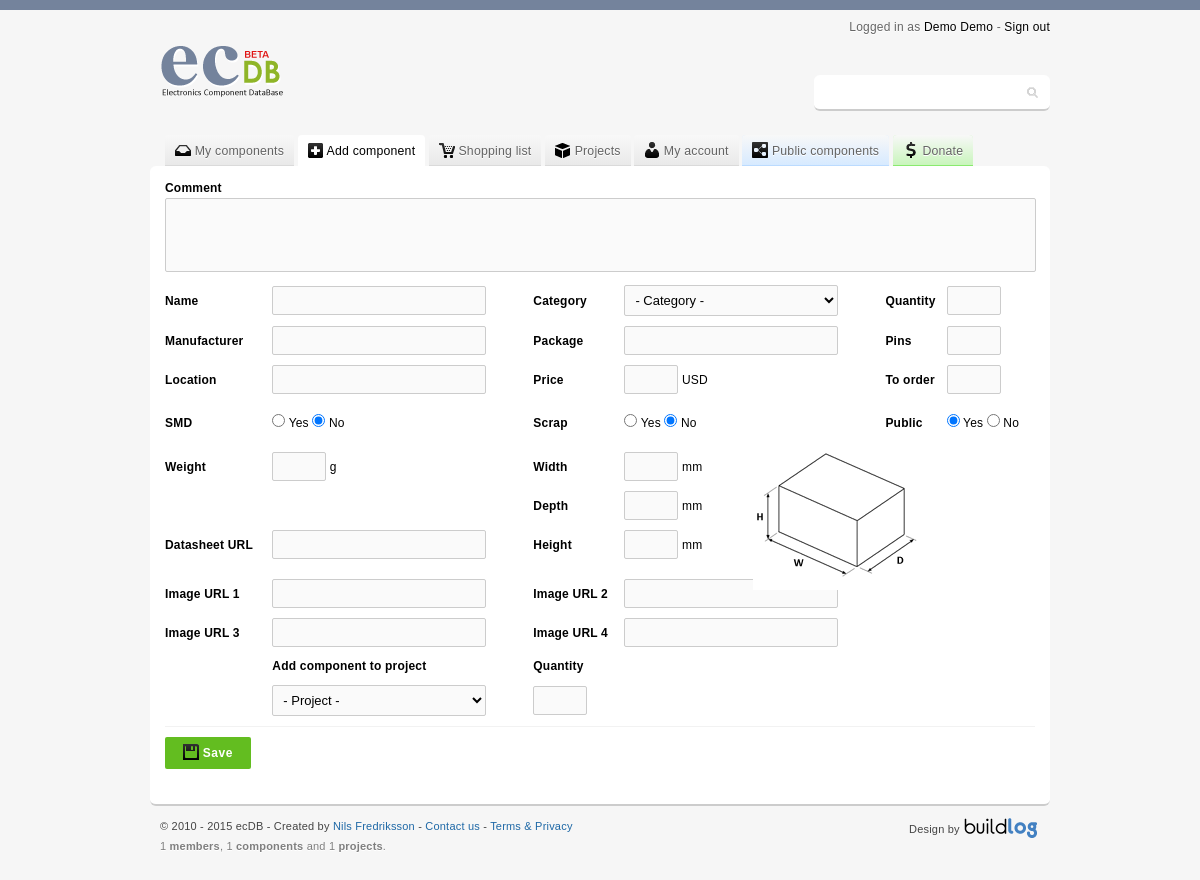
Screenshot of /add.php (signed in) with the database file from the repository.
### tables this page shows
CREATE TABLE IF NOT EXISTS `members` (
  `member_id` int(11) NOT NULL AUTO_INCREMENT,
  `firstname` varchar(32) NOT NULL,
  `lastname` varchar(32) NOT NULL,
  `login` varchar(32) NOT NULL,
  `mail` varchar(32) NOT NULL,
  `passwd` varchar(32) NOT NULL,
  `admin` int(11) NOT NULL DEFAULT '0',
  `measurement` int(11) NOT NULL DEFAULT '1',
  `currency` varchar(3) NOT NULL DEFAULT 'USD',
  `reg_date` timestamp NOT NULL DEFAULT CURRENT_TIMESTAMP,
  PRIMARY KEY (`member_id`)
);

### include/include_component_add_category_menu.php (the view, shortened to what this page needs)
<?php
class AddMenuCat {
	public function MenuCat() {
		echo '<option class="main_category" value="">';
		echo ' - Category - ';
		echo '</option>';
	}
}
?>

### add.php (shortened to what this page needs)
<?php
	$owner 	= 	$_SESSION['SESS_MEMBER_ID'];
	$GetPersonal = mysql_query("SELECT currency, measurement FROM members WHERE member_id = ".$owner."");
	$personal = mysql_fetch_assoc($GetPersonal);
?>
<!DOCTYPE HTML>
<html>
	<head>
		<link rel="stylesheet" type="text/css" href="include/style.css" media="screen"/>
		<link rel="stylesheet" type="text/css" href="include/autocomplete/jquery.autocomplete.css" />
		</head>
	<body  onLoad="document.forms.add.name.focus()">
		<div id="wrapper">
				<?php include 'include/header.php'; ?>
				<?php include 'include/menu.php'; ?>
			<div id="content">
				<form class="globalForms noPadding" action="" method="post" id="add">
					<div class="textBoxInput">
						<label class="keyWord boldText">Comment</label>
						<div class="text">
							<textarea name="comment" rows="4"><?php if(isset($_POST['submit'])) { echo $_POST['comment']; } ?></textarea>
						</div>
					</div>
					<table class="globalTables leftAlign noHover" cellpadding="0" cellspacing="0">
						<tbody>
							<tr>
								<td class="boldText">
									Name
								</td>
								<td>
									<input name="name" id="name" type="text" class="medium" value="<?php if(isset($_POST['submit'])) { echo $_POST['name']; } ?>" autofocus tabindex="0"/>
								</td>
								<td class="boldText">
									Category
								</td>
								<td>
									<select name="category">
										<?php
											include('include/include_component_add_category_menu.php');
											$MenuCat = new AddMenuCat;
											$MenuCat->MenuCat();
										?>
									</select>
								</td>
								<td class="boldText">
									Quantity
								</td>
								<td>
									<input name="quantity" type="text" class="small" value="<?php if(isset($_POST['submit'])) { echo $_POST['quantity']; } ?>" />
								</td>
							</tr>
							<tr>
								<td class="boldText">
									Manufacturer
								</td>
								<td>
									<input name="manufacturer" id="manufacturer" class="medium" type="text" value="<?php if(isset($_POST['submit'])) { echo $_POST['manufacturer']; } ?>" />
								</td>
								<td class="boldText">
									Package
								</td>
								<td>
									<input name="package" id="package" class="medium" type="text" class="small" value="<?php if(isset($_POST['submit'])) { echo $_POST['package']; } ?>" />
								</td>
								<td class="boldText">
									Pins
								</td>
								<td>
									<input name="pins" type="text" class="small" value="<?php if(isset($_POST['submit'])) { echo $_POST['pins']; } ?>" />
								</td>
							</tr>
							<tr>
								<td class="boldText">
									Location
								</td>
								<td>
									<input name="location" id="location" class="medium" type="text" value="<?php if(isset($_POST['submit'])) { echo $_POST['location']; } ?>" />
								</td>
								<td class="boldText">
									Price
								</td>
								<td>
									<input name="price" type="text" class="small" value="<?php if(isset($_POST['submit'])) { echo $_POST['price']; } ?>" /> <?php echo $personal['currency']; ?>
								</td>
								<td class="boldText">
									To order
								</td>
								<td>
									<input name="orderquant" type="text" class="small" value="<?php if(isset($_POST['submit'])) { echo $_POST['orderquant']; } ?>" />
								</td>
							</tr>
							<tr>
								<td></td>
								<td></td>
								<td></td>
								<td></td>
								<td></td>
								<td></td>
							</tr>
							<tr>
								<td class="boldText">
									SMD
								</td>
								<td>
									<?php
										if(isset($_POST['submit']) && $_POST['smd'] == 'Yes'){
											echo '<input type="radio" name="smd" value="Yes" checked="checked" /> Yes ';
											echo '<input type="radio" name="smd" value="No" /> No';
										}
										else{
											echo '<input type="radio" name="smd" value="Yes" /> Yes ';
											echo '<input type="radio" name="smd" value="No" checked="checked" /> No';
										}
									?>
								</td>
								<td class="boldText">
									Scrap
								</td>
								<td>
									<?php
										if(isset($_POST['submit']) && $_POST['scrap'] == 'Yes'){
											echo '<input type="radio" name="scrap" value="Yes" checked="checked" /> Yes ';
											echo '<input type="radio" name="scrap" value="No" /> No';
										}
										else{
											echo '<input type="radio" name="scrap" value="Yes" /> Yes ';
											echo '<input type="radio" name="scrap" value="No" checked="checked" /> No';
										}
									?>
								</td>
								<td class="boldText">
									Public
								</td>
								<td>
									<?php
										if(isset($_POST['submit']) && $_POST['public'] == 'No'){
											echo '<input type="radio" name="public" value="Yes" /> Yes ';
											echo '<input type="radio" name="public" value="No" checked="checked"  /> No';
										}
										else{
											echo '<input type="radio" name="public" value="Yes" checked="checked" /> Yes ';
											echo '<input type="radio" name="public" value="No" /> No';
										}
									?>
								</td>
							</tr>
							<tr>
								<td></td>
								<td></td>
								<td></td>
								<td></td>
								<td></td>
								<td></td>
							</tr>
							<tr>
								<td class="boldText">
									Weight
								</td>
								<td>
									<input name="weight" type="text" class="small" value="<?php if(isset($_POST['submit'])) { echo $_POST['weight']; } ?>" /> <?php if($personal['measurement'] == 1){echo 'g';} else {echo 'g'; } ?>
								</td>
								<td class="boldText">
									Width
								</td>
								<td>
									<input name="width" type="text" class="small" value="<?php if(isset($_POST['submit'])) { echo $_POST['width']; } ?>" /> <?php if($personal['measurement'] == 1){echo 'mm';} else {echo 'in'; } ?>
								</td>
								<td></td>
								<td></td>
							</tr>
							<tr>
								<td></td>
								<td></td>
								<td class="boldText">
									Depth
								</td>
								<td>
									<input name="depth" type="text" class="small" value="<?php if(isset($_POST['submit'])) { echo $_POST['depth']; } ?>" /> <?php if($personal['measurement'] == 1){echo 'mm';} else {echo 'in'; } ?>
								</td>
								<td><img class="packageImage" border="0" src="img/boxSize.png"/></td>
								<td></td>
							</tr>
							<tr>
								<td class="boldText">
									Datasheet URL
								</td>
								<td>
									<input name="datasheet" type="text" class="medium" value="<?php if(isset($_POST['submit'])) { echo $_POST['datasheet']; } ?>" />
								</td>
								<td class="boldText">
									Height
								</td>
								<td>
									<input name="height" type="text" class="small" value="<?php if(isset($_POST['submit'])) { echo $_POST['height']; } ?>" /> <?php if($personal['measurement'] == 1){echo 'mm';} else {echo 'in'; } ?>
								</td>
								<td></td>
								<td></td>
							</tr>
							<tr>
								<td></td>
								<td></td>
								<td></td>
								<td></td>
								<td></td>
								<td></td>
							</tr>
							<tr>
								<td class="boldText">
									Image URL 1
								</td>
								<td>
									<input name="url1" type="text" class="medium" value="<?php if(isset($_POST['submit'])) { echo $_POST['url1']; } ?>" />
								</td>
								<td class="boldText">
									Image URL 2
								</td>
								<td>
									<input name="url2" type="text" class="medium" value="<?php if(isset($_POST['submit'])) { echo $_POST['url2']; } ?>"  />
								</td>
								<td>
								</td>
								<td>
								</td>
							</tr>
							<tr>
								<td class="boldText">
									Image URL 3
								</td>
								<td>
									<input name="url3" type="text" class="medium" value="<?php if(isset($_POST['submit'])) { echo $_POST['url3']; } ?>" />
								</td>
								<td class="boldText">
									Image URL 4
								</td>
								<td>
									<input name="url4" type="text" class="medium" value="<?php if(isset($_POST['submit'])) { echo $_POST['url4']; } ?>" />
								</td>
								<td>
								</td>
								<td>
								</td>
							</tr>
							<tr>
								<td></td>
								<td  class="boldText">
									Add component to project
								</td>
								<td  class="boldText">
									Quantity
								</td>
								<td></td>
								<td></td>
								<td></td>
							</tr>
							<tr>
								<td></td>
								<td>
									<select name="project">
										<?php
											include('include/include_component_add_project.php');
										?>
									</select>
								</td>
								<td>
									<input name="projquant" type="text" class="small" value="<?php if(isset($_POST['submit'])) { echo $_POST['projquant']; } ?>" />
								</td>
								<td></td>
								<td></td>
								<td></td>
							</tr>
						</tbody>
					</table>
					<div class="buttons">
						<div class="input">
							<button class="button green" name="submit" type="submit"><span class="icon medium save"></span> Save</button>
						</div>
					</div>
				</form>
			</div>
				<?php include 'include/footer.php'; ?>
		</div>
	</body>
</html>

### include/header.php (shortened to what this page needs)
<div id="header">
	<div class="logoWrapper">
		<a href ="."><span class="logoImage"></span></a>
	</div>
	<span class="userInfo">
		Logged in as <a href="my.php">
		<?php
			$owner = $_SESSION['SESS_MEMBER_ID'];
			$GetName = mysql_query("SELECT firstname, lastname FROM members WHERE member_id = ".$owner."");
			$headername = mysql_fetch_assoc($GetName);
			if(isset($_POST['submit']) && $_SERVER["REQUEST_URI"] == '/ecdb/my.php') { echo $_POST['firstname']; } else { echo $headername['firstname']; }
			if(isset($_POST['submit']) && $_SERVER["REQUEST_URI"] == '/ecdb/my.php') { echo $_POST['lastname']; } else { echo $headername['lastname']; }
		?>
		</a> - <a href="logout.php"> Sign out</a>
	</span>
	<div class="searchContent">
		<form class="search" action="search.php" method="get">
			<input type="text" name="q" autofocus/>
		</form>
	</div>
</div>

### include/style.css (style rules this page uses)
form textarea, form input, form select { border-radius:2px;-moz-border-radius:2px;-webkit-border-radius:2px;padding:6px;font: normal 13px "Century Gothic", arial, sans-serif;border:1px solid #ccc; border-bottom:1px solid #ccc;resize:none;background-color:#fafafa; }
form input.small { width:40px; }
form input.medium { width:200px; }
.globalForms div.textBoxInput { margin:0 0 5px; }
.globalForms div.textBoxInput label.keyWord { width:140px;display:inline-block;margin:0 0 3px; }
.globalForms div.textBoxInput div.text { display:block; }
.globalForms div.textBoxInput div.text textarea { width:857px; }
.globalForms select { width:214px; }
.globalForms div.buttons { margin:0 0 0 153px; }
.globalForms.noPadding div.buttons { margin:5px 0 0 0;padding:10px 0 0 0;border-top:1px solid #f2f2f2; }
button.button { color:#000;cursor: pointer;font: bold 12px arial, sans-serif;line-height:20px;font-size:12px;letter-spacing:.5px;border:0;background-color:#e2e2e2;padding:6px 18px;border-radius:2px;-moz-border-radius:2px;-wekit-border-radius:2px; }
.green.button { background-color:#63bd20; color:#fff; }
table.globalTables { width:100%; position:relative; }
table.globalTables tbody tr td { text-align:center;padding:5px 0;line-height:18px; }
table.globalTables tbody tr td:nth-child(2) { text-align:left; }
table.globalTables.leftAlign tbody tr td { text-align:left; }
div#header { width:900px;margin:0 auto 15px auto;height:100px;position:relative; }
div#header span.userInfo { color:#666;font-size:12px;text-shadow:0 1px 0 #fff;position:absolute;top:0px;right:0; }
div#header span.userInfo a { color:#000;text-decoration:none; }
div#header div.searchContent { position:absolute;font-size:12px;top:55px;right:0;color:#666;padding:3px;width:230px;background-color:#fff;border-bottom:2px solid #ccc;border-radius:6px;-moz-border-radius:6px;-webkit-border-radius:6px; }
div#header div.searchContent form.search input { border:1px solid #fff !important;font: normal 14px "Century Gothic", arial, sans-serif;background:url("../img/ecdbSpriteV1.png") 209px -140px no-repeat #fff;box-shadow:none;padding:5px 15px 5px 5px;width:200px; }
div.logoWrapper { position:absolute;top:10px;left:0; }
div.logoWrapper a span.logoImage { display:block;width:169px;height:73px;background:url("../img/ecdbSpriteV1.png") no-repeat 0 -5px; }
.icon { border:none;text-indent:-9999px;display:inline-block;background-image:url("../img/ecdbSpriteV1.png");background-repeat:no-repeat; }
.medium.icon { width:16px; height:16px; margin:0 0 -3px; }
.save.medium { background-position:-160px -88px; }
.packageImage { position:absolute;top:170px;right:115px; }
* { margin: 0;padding: 0; }
a { color: #1e68a6;text-decoration: none; }
body { color: #000;margin:0;letter-spacing:0.2px;padding:0;border-top:10px solid #74839C;background-color:#f6f6f6;font: normal 12px "Century Gothic", arial, sans-serif; }
div#wrapper { padding:10px;width:900px;margin:auto; }
div#content { background-color:#fff;position:relative;border-radius:6px;-moz-border-radius:6px;-webkit-border-radius:6px;border-bottom:2px solid #ccc;width:870px;margin:0 auto 0 auto;padding:15px 15px 35px 15px; }
.main_category { background-color:#d1e9ed;font-weight:bold;padding:2px;color:#000; }
.boldText { font-weight:bold; }

### rows the page displays
members: firstname "Demo", lastname "Demo", currency "USD"

### other values shown
$members "1"
$components "1"
$projects "1"
